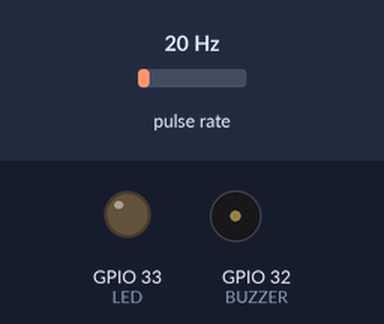
A sketch run on a simulated ESP32. Parts: output pins drawn as LEDs (lit = HIGH), buzzer (waves = sounding). Wiring (inferred from the names in the program): pulse sensor: data GPIO 27. The inputs (shaded band) are chosen by the test bench; at power-on: pulse rate 20 Hz. WiFi joins after 1.5 s; servers stay silent unless stated; what the sketch prints to the serial monitor is not drawn.

Above: at 3.5 s.
3.6 s: pulse rate (sensor on GPIO 27) set to 190 Hz
6.6 s: pulse rate (sensor on GPIO 27) set to 196 Hz
At 8.2 s:
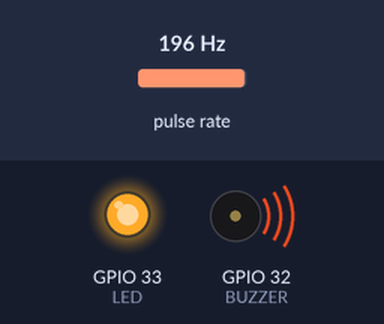
Timing chart, 0 to 18.8 s (numbered marks = the images above; inputs shaded):
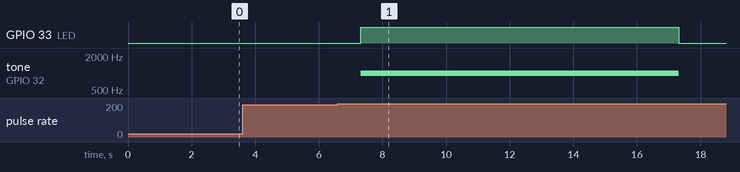

The sketch:

main.ino
```cpp
#define BLYNK_TEMPLATE_ID "TMPL6HicHX7zC"
#define BLYNK_TEMPLATE_NAME "amri"
#define BLYNK_AUTH_TOKEN "T2hnJiV6e4NXOKyhFGm0tPciPVNypHQY"

#include <Arduino.h>
#include <WiFi.h>
#include <BlynkSimpleEsp32.h>

// WiFi credentials
const char* ssid = "wkwk";
const char* password = "aaaaaaaa";

// Blynk virtual pins
#define VPIN_FLOW_RATE V1
#define VPIN_TOTAL_LITRES V2

// Variables for flow calculation
#define SENSOR 27
#define BUZZER 32
#define LED 33

long currentMillis = 0;
long previousMillis = 0;
const int interval = 1000;
const float calibrationFactor = 4.5;
volatile byte pulseCount = 0;
byte pulse1Sec = 0;
float flowRate = 0.0;
unsigned int flowMilliLitres = 0;
unsigned long totalMilliLitres = 0;
unsigned long totalLitres = 0;

BlynkTimer timer;

// Define the FlowData struct before any function declarations or implementations
struct FlowData {
    float flowRate;
    float totalLitres;
};

void IRAM_ATTR pulseCounter() {
    pulseCount++;
}

void initFlowCalculation() {
    pinMode(SENSOR, INPUT_PULLUP);
    attachInterrupt(digitalPinToInterrupt(SENSOR), pulseCounter, FALLING);
}

FlowData calculateFlowRate() {
    currentMillis = millis();
    if (currentMillis - previousMillis > interval) {
        pulse1Sec = pulseCount;
        pulseCount = 0;

        // Calculate flow rate in litres/minute
        flowRate = ((1000.0 / (currentMillis - previousMillis)) * pulse1Sec) / calibrationFactor;
        previousMillis = currentMillis;

        // Convert flow rate to millilitres
        flowMilliLitres = (flowRate / 60) * 1000;
        totalMilliLitres += flowMilliLitres;
        totalLitres = totalMilliLitres / 1000;

        // Print flow rate and total volume
        Serial.print("Flow rate: ");
        Serial.print(int(flowRate));
        Serial.print(" L/min\t");

        Serial.print("Volume Quantity: ");
        Serial.print(int(totalLitres));
        Serial.println(" L");
    }

    FlowData data = { flowRate, totalLitres };
    return data;
}

void sendData(int flowRate, int volumeLitres) {
    // Send flow rate to Blynk
    Blynk.virtualWrite(VPIN_FLOW_RATE, flowRate);

    // Send total litres to Blynk
    Blynk.virtualWrite(VPIN_TOTAL_LITRES, volumeLitres);
}


void setup() {
    Serial.begin(115200);

    //LED BUZZER
    pinMode(LED,OUTPUT); //LED
    pinMode(BUZZER,OUTPUT); //BUZZER

    // Connect to WiFi
    WiFi.begin(ssid, password);
    Serial.print("Connecting to WiFi..");

    // Wait until connected to WiFi
    while (WiFi.status() != WL_CONNECTED) {
        delay(1000);
        Serial.print(".");
    }

    Serial.println("Connected to WiFi");

    // Initialize Blynk
    Blynk.begin(BLYNK_AUTH_TOKEN, ssid, password);

    // Initialize flow calculation
    initFlowCalculation();
}

void loop() {
    Blynk.run();

    FlowData flowData = calculateFlowRate();

    // Use flowData.flowRate and flowData.totalLitres as needed
    sendData(flowData.flowRate, flowData.totalLitres);
    if(int(flowData.totalLitres) == 2){
      tone(BUZZER,1000,5000);
      digitalWrite(LED, HIGH);
      delay(5000);
  }
    digitalWrite(LED, LOW);
    // timer.run();


}
```

Measured:
- the behaviour switches between 193 and 194 Hz on pulse rate (sensor on GPIO 27) (found by bisection; images 0 and 1)
- after the input at 3.6 s, every drawn part: stays the same
